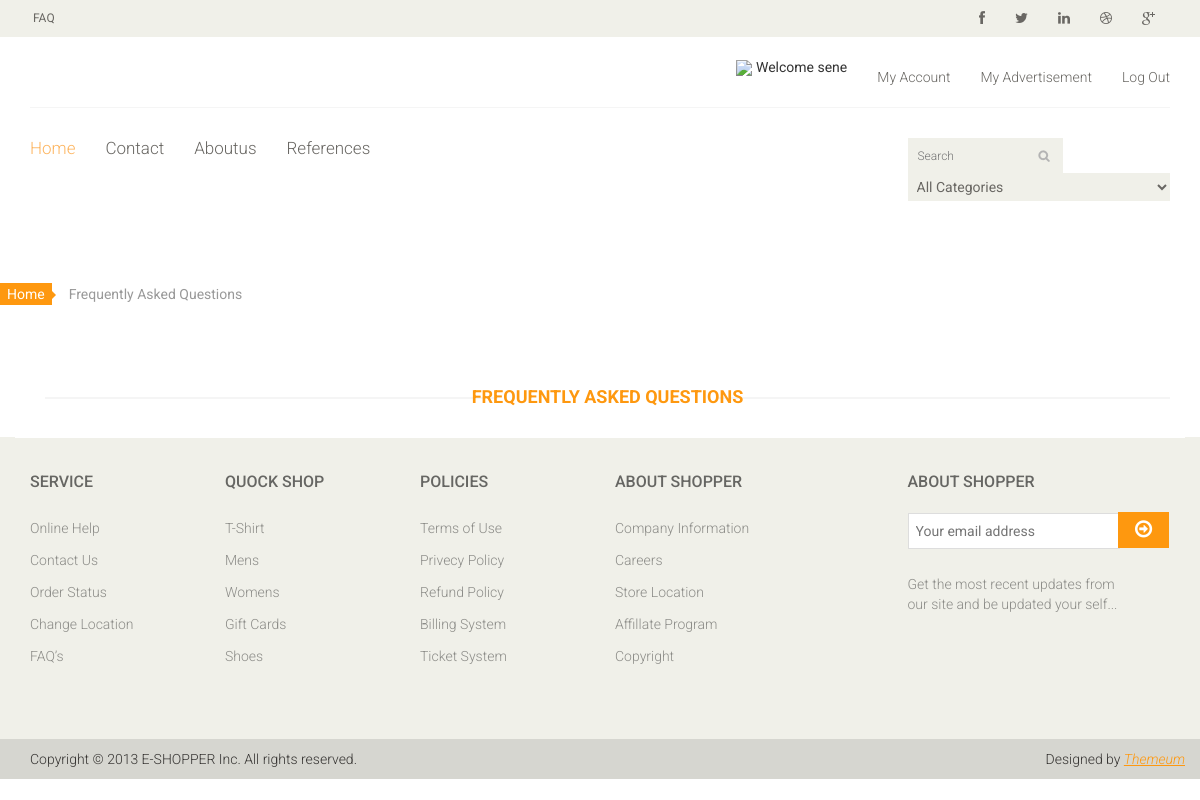
Page /faq/ (signed in) on the earlier database version.
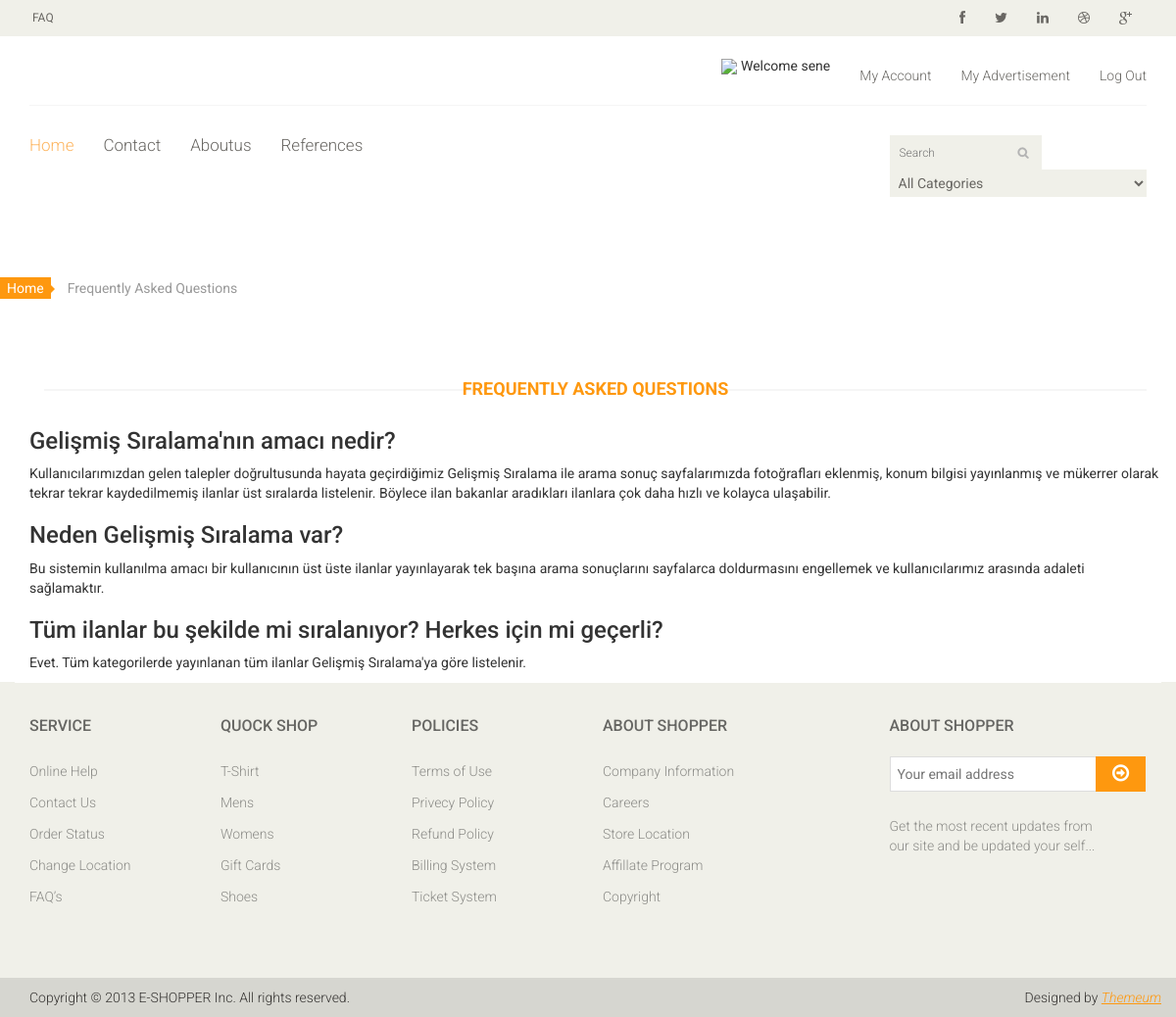
Same page on the later database version.
### home/models.py (models this page shows, shortened)
class FAQ(models.Model):
    STATUS = (
        ('True', 'Evet'),
        ('False', 'Hayır'),
    )
    ordernumber = models.IntegerField()
    question = models.CharField(max_length=150)
    answer = models.TextField()
    status = models.CharField(max_length=10, choices=STATUS)
    create_at = models.DateTimeField(auto_now_add=True)
    update_at = models.DateTimeField(auto_now=True)

### home/views.py (the view)
# urls.py: path('faq/', views.faq, name='faq'),
def faq(request):
    setting = Setting.objects.get(pk=1)
    category = Category.objects.all()
    menu = Menu.objects.all()
    faq = FAQ.objects.all().order_by('ordernumber')
    context = {'category': category,
               'menu': menu,
               'faq': faq,
               'setting': setting}
    return render(request, 'faq.html', context)

### home/templates/faq.html (shortened to what this page needs)
{%  extends "homebase.html" %}
{% block content %}
    <div class="breadcrumbs">
				<ol class="breadcrumb">
				  <li><a href="#">Home</a></li>
				  <li class="active">Frequently Asked Questions</li>
				</ol>
    </div>
    <div class="section">
        <div class="container">
            <div class="row">
                <div class="col-sm-12 padding-right">
                    <div class="features_items">
                        <h2 class="title text-center">Frequently Asked Questions</h2>
                        {% for rs in faq %}
                            <h3>{{rs.question}}</h3>
                            <div>
                                <p>
                                    {{rs.answer}}
                                </p>
                            </div>
				        {% endfor %}
                    </div>
                </div>
         </div>
        </div>
    </div>
{% endblock %}

Differences in the rows shown:
added FAQ: question "Gelişmiş Sıralama'nın amacı nedir?", answer "Kullanıcılarımızdan gelen talepler doğrultusunda hayata geçirdiğimiz Gelişmiş Sıralama ile arama sonuç sayfalarımızda fotoğrafları eklenmiş, konum bilgisi yayınlanmış ve mükerrer olarak tekrar tekrar kaydedilmemiş ilanlar üst sıralarda listelenir. Böylece ilan bakanlar aradıkları ilanlara çok daha hızlı ve kolayca ulaşabilir."
added FAQ: question "Neden Gelişmiş Sıralama var?", answer "Bu sistemin kullanılma amacı bir kullanıcının üst üste ilanlar yayınlayarak tek başına arama sonuçlarını sayfalarca doldurmasını engellemek ve kullanıcılarımız arasında adaleti sağlamaktır."
added FAQ: question "Tüm ilanlar bu şekilde mi sıralanıyor? Herkes için mi geçerli?", answer "Evet. Tüm kategorilerde yayınlanan tüm ilanlar Gelişmiş Sıralama'ya göre listelenir."
